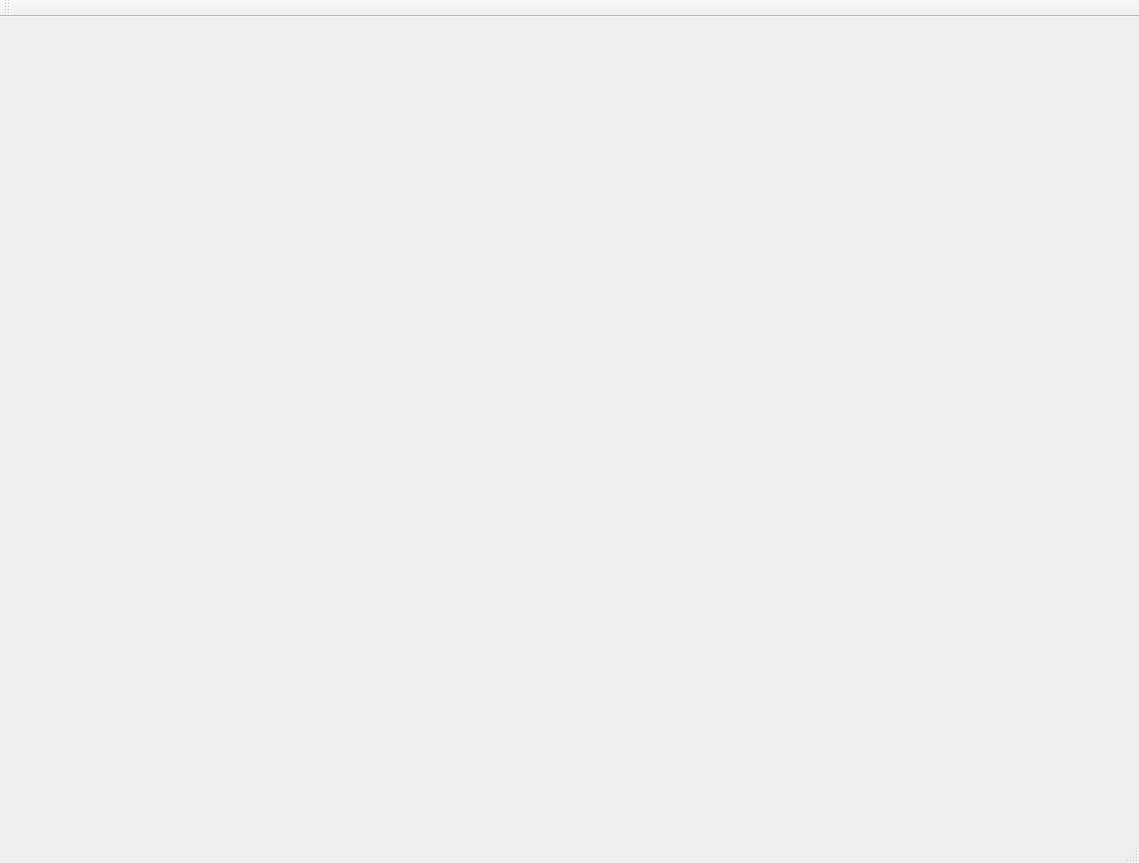
<?xml version="1.0" encoding="UTF-8"?>
<ui version="4.0">
 <class>MainWindow</class>
 <widget class="QMainWindow" name="MainWindow">
  <property name="geometry">
   <rect>
    <x>0</x>
    <y>0</y>
    <width>1139</width>
    <height>863</height>
   </rect>
  </property>
  <property name="windowTitle">
   <string>MainWindow</string>
  </property>
  <widget class="QWidget" name="centralwidget"/>
  <widget class="QMenuBar" name="menubar">
   <property name="geometry">
    <rect>
     <x>0</x>
     <y>0</y>
     <width>1139</width>
     <height>22</height>
    </rect>
   </property>
  </widget>
  <widget class="QStatusBar" name="statusbar"/>
  <widget class="QToolBar" name="toolBar">
   <property name="cursor">
    <cursorShape>PointingHandCursor</cursorShape>
   </property>
   <property name="windowTitle">
    <string>toolBar</string>
   </property>
   <attribute name="toolBarArea">
    <enum>TopToolBarArea</enum>
   </attribute>
   <attribute name="toolBarBreak">
    <bool>false</bool>
   </attribute>
  </widget>
 </widget>
 <resources/>
 <connections/>
</ui>
